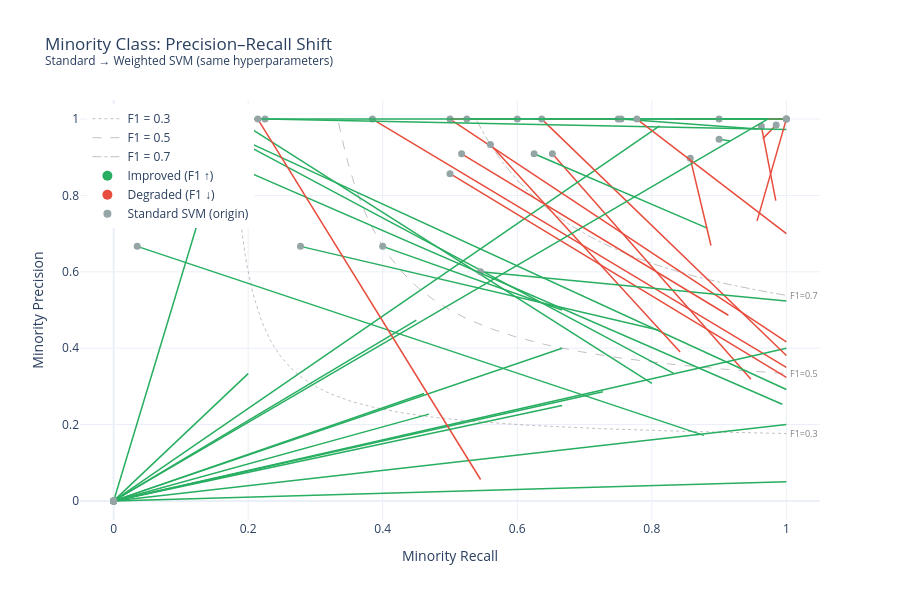

Here is the notebook cell this chart was saved with:
### Markdown cell above
<h1 style="color:#FFBB38; font-weight:bold; font-size:1.6em">5.2.1 Precision vs Recall: Boundary shift</h1>

### Code cell
# --- Preparar dados ---
df_comp = pd.merge(
    df_final_results[['Dataset', 'Min_Precision', 'Min_Recall', 'Minority_F1']],
    df_final_results_new[['Dataset', 'Min_Precision', 'Min_Recall', 'Minority_F1']],
    on='Dataset',
    suffixes=('_Std', '_W')
)
df_comp['Dataset'] = df_comp['Dataset'].str.replace('.csv', '', regex=False)
df_comp['improved'] = df_comp['Minority_F1_W'] > df_comp['Minority_F1_Std']

fig = go.Figure()

# --- Linhas de iso-F1 ---
recall_vals = np.linspace(0.01, 1.0, 300)
for f1_target, dash, opacity in [(0.3, 'dot', 0.4), (0.5, 'dash', 0.5), (0.7, 'dashdot', 0.6)]:
    precision_vals = (f1_target * recall_vals) / (2 * recall_vals - f1_target + 1e-9)
    mask = (precision_vals >= 0) & (precision_vals <= 1)
    fig.add_trace(go.Scatter(
        x=recall_vals[mask],
        y=precision_vals[mask],
        mode='lines',
        line=dict(color='rgba(100,100,100,0.4)', dash=dash, width=1),
        name=f'F1 = {f1_target}',
        hoverinfo='skip'
    ))
    # Label no fim da curva
    idx = np.where(mask)[0][-1]
    fig.add_annotation(
        x=recall_vals[idx], y=precision_vals[idx],
        text=f'F1={f1_target}',
        showarrow=False,
        font=dict(size=9, color='grey'),
        xshift=18
    )

# --- Setas ---
for _, row in df_comp.iterrows():
    color = '#27ae60' if row['improved'] else '#e74c3c'

    fig.add_trace(go.Scatter(
        x=[row['Min_Recall_Std'], row['Min_Recall_W']],
        y=[row['Min_Precision_Std'], row['Min_Precision_W']],
        mode='lines',
        line=dict(color=color, width=1.5),
        showlegend=False,
        hoverinfo='skip'
    ))

    fig.add_trace(go.Scatter(
        x=[row['Min_Recall_Std']],
        y=[row['Min_Precision_Std']],
        mode='markers',
        marker=dict(color='#95a5a6', size=7, symbol='circle'),
        showlegend=False,
        hovertemplate=(
            f"<b>{row['Dataset']}</b><br>"
            f"Model: Standard SVM<br>"
            f"Recall: {row['Min_Recall_Std']:.3f}<br>"
            f"Precision: {row['Min_Precision_Std']:.3f}<br>"
            f"F1: {row['Minority_F1_Std']:.3f}<extra></extra>"
        )
    ))

    fig.add_trace(go.Scatter(
        x=[row['Min_Recall_W']],
        y=[row['Min_Precision_W']],
        mode='markers',
        marker=dict(color=color, size=9, symbol='arrow', angleref='previous'),
        showlegend=False,
        hovertemplate=(
            f"<b>{row['Dataset']}</b><br>"
            f"Model: Weighted SVM<br>"
            f"Recall: {row['Min_Recall_W']:.3f}<br>"
            f"Precision: {row['Min_Precision_W']:.3f}<br>"
            f"F1: {row['Minority_F1_W']:.3f}<extra></extra>"
        )
    ))

# --- Legendas manuais ---
fig.add_trace(go.Scatter(x=[None], y=[None], mode='markers',
    marker=dict(color='#27ae60', size=10), name='Improved (F1 ↑)'))
fig.add_trace(go.Scatter(x=[None], y=[None], mode='markers',
    marker=dict(color='#e74c3c', size=10), name='Degraded (F1 ↓)'))
fig.add_trace(go.Scatter(x=[None], y=[None], mode='markers',
    marker=dict(color='#95a5a6', size=8), name='Standard SVM (origin)'))

fig.update_layout(
    title='Minority Class: Precision–Recall Shift<br><sup>Standard → Weighted SVM (same hyperparameters)</sup>',
    xaxis_title='Minority Recall',
    yaxis_title='Minority Precision',
    xaxis=dict(range=[-0.05, 1.05]),
    yaxis=dict(range=[-0.05, 1.05]),
    height=600,
    template='plotly_white',
    legend=dict(x=0.01, y=0.99)
)

fig.show()
